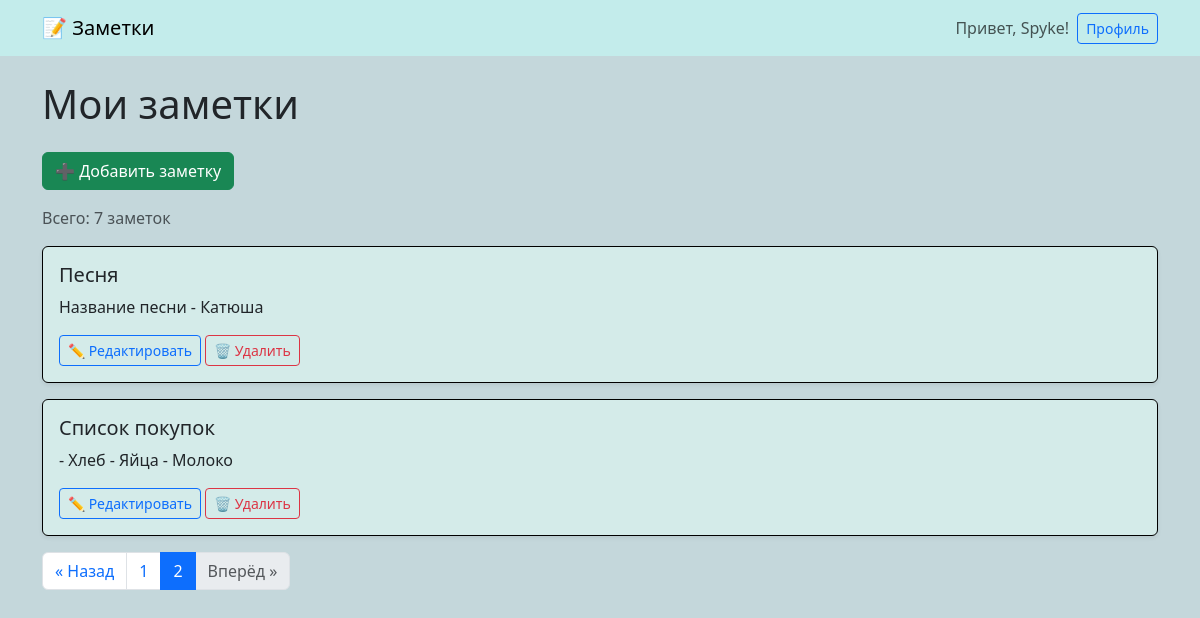
Before: /?page=2 (signed in) with the older database file.
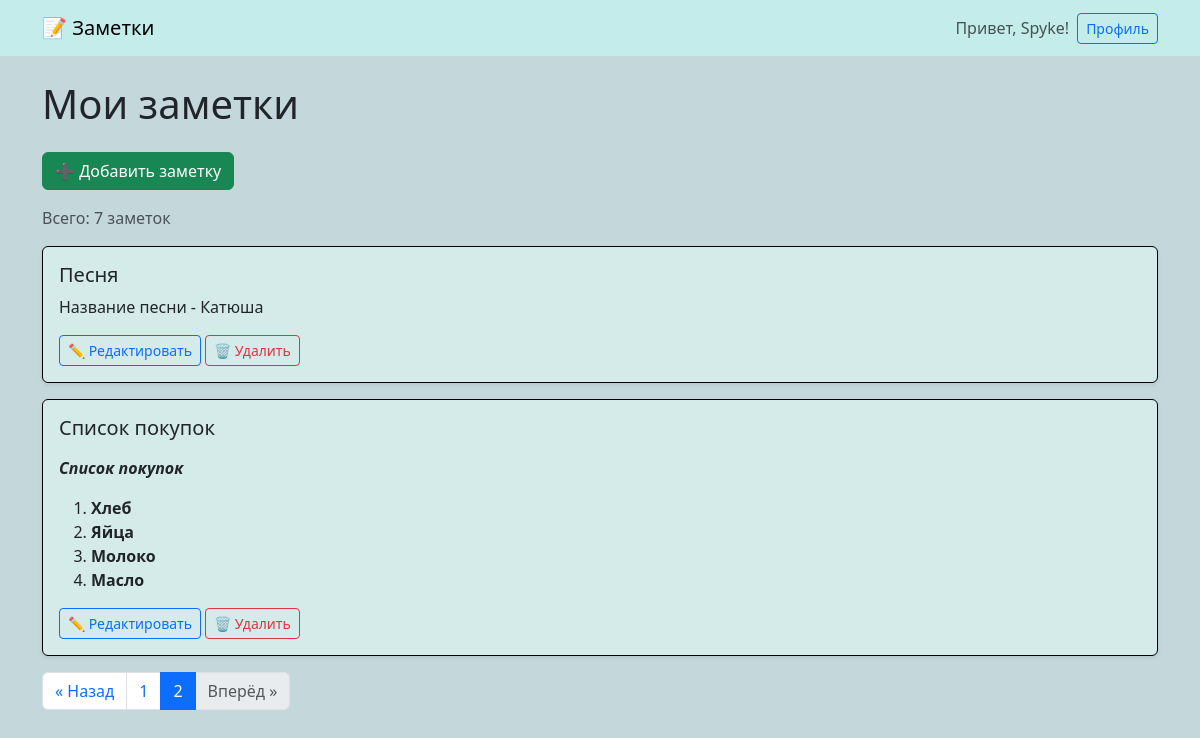
After: the same page with the newer database file.
### notes/models.py (models this page shows, shortened)
class Note(models.Model):
    user = models.ForeignKey(User, on_delete=models.CASCADE)
    title = models.CharField(max_length=200)
    content = CKEditor5Field('Content', config_name='default')  # Используем CKEditor5Field
    image = models.ImageField(upload_to='note_images/', blank=True, null=True)
    created_at = models.DateTimeField(auto_now_add=True)

### notes/views.py (the view)
# urls.py: path('', views.home, name='home'),
def home(request):
    if request.user.is_authenticated:
        notes_list = Note.objects.filter(user=request.user).order_by('-created_at')
        paginator = Paginator(notes_list, 5)  # 5 заметок на страницу
        page_number = request.GET.get('page')
        page_obj = paginator.get_page(page_number)
        return render(request, 'home.html', {'page_obj': page_obj})
    else:
        guest_notes = [
            {"title": "Добро пожаловать!", "content": "Зарегистрируйтесь, чтобы сохранять свои заметки."},
            {"title": "Пример заметки", "content": "Это демо-заметка. Зарегистрируйтесь, чтобы создать свою!"},
        ]
        return render(request, 'home.html', {'notes': guest_notes, 'guest_mode': True})

### templates/home.html (shortened to what this page needs)
{% extends 'base.html' %}
{% block content %}
{% if user.is_authenticated %}
  <h1 class="mb-4">Мои заметки</h1>
  <a class="btn btn-success mb-3" href="{% url 'add_note' %}">➕ Добавить заметку</a>
  {% if page_obj.has_other_pages %}
    <p class="text-muted">Всего: {{ page_obj.paginator.count }} заметок</p>
  {% endif %}
  {% if page_obj %}
    {% for note in page_obj %}
      <div class="card mb-3 shadow-sm">
        <div class="card-body">
          <h5 class="card-title">{{ note.title }}</h5>
          <p class="card-text">{{ note.content|truncatewords_html:40|safe }}</p>
          <a href="{% url 'edit_note' note.id %}" class="btn btn-sm btn-outline-primary">✏️ Редактировать</a>
          <form action="{% url 'delete_note' note.id %}" method="post" style="display: inline;">
            <button type="submit" class="btn btn-sm btn-outline-danger">🗑️ Удалить</button>
          </form>
        </div>
      </div>
    {% endfor %}
    <nav>
      <ul class="pagination">
        {% if page_obj.has_previous %}
          <li class="page-item">
            <a class="page-link" href="?page={{ page_obj.previous_page_number }}">« Назад</a>
          </li>
        {% else %}
          <li class="page-item disabled">
            <span class="page-link">« Назад</span>
          </li>
        {% endif %}
        {% for num in page_obj.paginator.page_range %}
          {% if page_obj.number == num %}
            <li class="page-item active"><span class="page-link">{{ num }}</span></li>
          {% elif num > page_obj.number|add:-3 and num < page_obj.number|add:3 %}
            <li class="page-item"><a class="page-link" href="?page={{ num }}">{{ num }}</a></li>
          {% endif %}
        {% endfor %}
        {% if page_obj.has_next %}
          <li class="page-item">
            <a class="page-link" href="?page={{ page_obj.next_page_number }}">Вперёд »</a>
          </li>
        {% else %}
          <li class="page-item disabled">
            <span class="page-link">Вперёд »</span>
          </li>
        {% endif %}
      </ul>
    </nav>
  {% else %}
    <p>У вас пока нет заметок. Создайте первую!</p>
  {% endif %}
{% endif %}
{% endblock %}

Changed rows visible on the page:
changed Note "Список покупок": content "- Хлеб - Яйца - Молоко" → "Список покупок Хлеб Яйца Молоко Масло"
